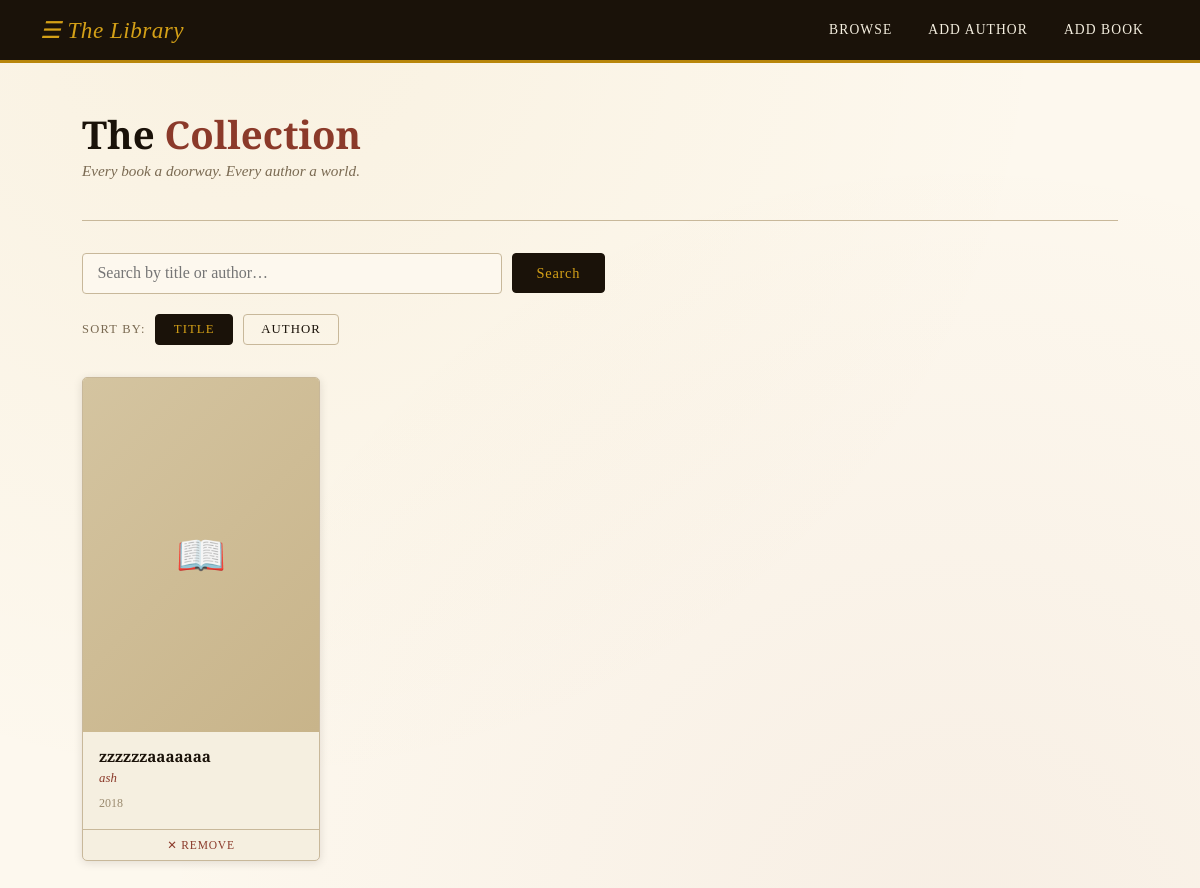
Before: / with the older database file.
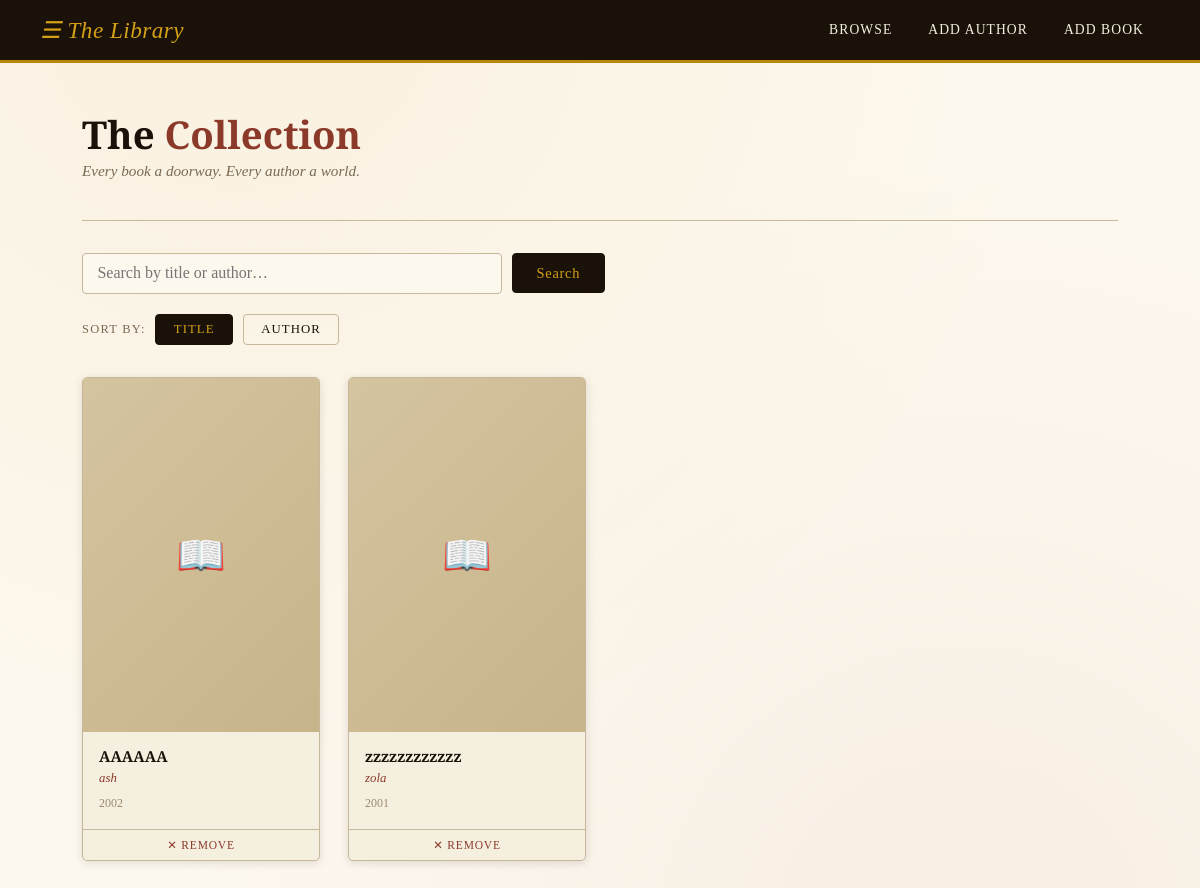
After: the same page with the newer database file.
### data_models.py (models this page shows, shortened)
class Book(db.Model):
    __tablename__ = 'books'
    id = db.Column(db.Integer, primary_key=True, autoincrement=True)
    isbn = db.Column(db.String(13), nullable=False, unique=True)
    title = db.Column(db.String(200), nullable=False)
    publication_year = db.Column(db.Integer, nullable=True)
    author_id = db.Column(
        db.Integer, db.ForeignKey('authors.id'), nullable=False
    )
    author = db.relationship('Author', backref=db.backref('books', lazy=True))

class Author(db.Model):
    __tablename__ = 'authors'
    id = db.Column(db.Integer, primary_key=True, autoincrement=True)
    name = db.Column(db.String(100), nullable=False)
    birth_date = db.Column(db.Date, nullable=True)
    date_of_death = db.Column(db.Date, nullable=True)

### app.py (the view)
@app.route('/')
def home():
    sort = request.args.get('sort', 'title')
    search = request.args.get('q', '').strip()
    query = db.session.query(Book).outerjoin(Author)
    if search:
        pattern = f'%{search}%'
        query = query.filter(
            db.or_(Book.title.ilike(pattern), Author.name.ilike(pattern))
        )
    if sort == 'author':
        query = query.order_by(Author.name.asc(), Book.title.asc())
    else:
        query = query.order_by(Book.title.asc())
    books = query.all()
    return render_template('home.html', books=books, sort=sort, search=search)

### templates/home.html (shortened to what this page needs)
{% extends "base.html" %}
{% block content %}
<h1 class="page-title">The <span>Collection</span></h1>
<p class="page-subtitle">Every book a doorway. Every author a world.</p>
<hr class="divider" />
<form class="search-bar" method="GET" action="/">
  <input class="search-input" type="text" name="q" value="{{ search }}"
         placeholder="Search by title or author…" />
  <button type="submit" class="btn btn-primary btn-search">Search</button>
</form>
<div class="sort-bar">
  <span class="sort-label">Sort by:</span>
  <a href="{{ url_for('home', sort='title', q=search) }}"
     class="btn btn-ghost btn-sort {% if sort == 'title' %}active{% endif %}">
    Title
  </a>
  <a href="{{ url_for('home', sort='author', q=search) }}"
     class="btn btn-ghost btn-sort {% if sort == 'author' %}active{% endif %}">
    Author
  </a>
</div>
{% if books %}
  <div class="book-grid">
    {% for book in books %}
    <div class="book-card">
      {% if book.isbn %}
        <div class="book-cover-placeholder" style="display:none;">📖</div>
      {% else %}
        <div class="book-cover-placeholder">📖</div>
      {% endif %}
      <div class="book-info">
        <div class="book-title">{{ book.title }}</div>
        <div class="book-author">{{ book.author.name if book.author else 'Unknown Author' }}</div>
        {% if book.publication_year %}
          <div class="book-year">{{ book.publication_year }}</div>
        {% endif %}
      </div>
      <form method="POST" action="{{ url_for('delete_book', book_id=book.id) }}">
        <button type="submit" class="btn-delete"
                onclick="return confirm('Remove this book from the library?')">
          ✕ Remove
        </button>
      </form>
    </div>
    {% endfor %}
  </div>
{% elif search %}
  <div class="empty-state">
    <p>No books found matching "{{ search }}".</p>
    <a href="{{ url_for('home', sort=sort) }}" class="btn btn-ghost">Clear search</a>
  </div>
{% else %}
  <div class="empty-state">
    <p>The shelves are bare — no books yet.</p>
    <a href="/add_author" class="btn btn-primary">Add an Author first</a>
  </div>
{% endif %}
{% endblock %}

### templates/base.html (shortened to what this page needs)
<!DOCTYPE html>
<html lang="en">
<head>
</head>
<body>
  <nav>
    <a class="nav-brand" href="/">&#9776; The Library</a>
    <div class="nav-links">
      <a href="/">Browse</a>
      <a href="/add_author">Add Author</a>
      <a href="/add_book">Add Book</a>
    </div>
  </nav>
  <div class="page">
    {% block content %}{% endblock %}
  </div>
</body>
</html>

### templates/base.html (style rules this page uses)
*, *::before, *::after { box-sizing: border-box; margin: 0; padding: 0; }
:root { --ink: #1a1209; --parchment:#f5efe0; --cream: #fdf8ee; --gold: #b8860b; --gold-lt: #d4a017; --rust: #8b3a2a; --sage: #4a5e48; --border: #c8b89a; --shadow: rgba(26,18,9,0.12); }
body { font-family: 'Source Serif 4', Georgia, serif; background: var(--cream); color: var(--ink); min-height: 100vh; background-image: radial-gradient(ellipse at 20% 0%, rgba(184,134,11,0.06) 0%, transparent 60%), radial-gradient(ellipse at 80% 100%, rgba(139,58,42,0.05) 0%, transparent 60%); }
nav { background: var(--ink); padding: 0 2.5rem; display: flex; align-items: center; justify-content: space-between; border-bottom: 3px solid var(--gold); }
.nav-brand { font-family: 'Playfair Display', serif; font-size: 1.45rem; font-style: italic; color: var(--gold-lt); padding: 1rem 0; text-decoration: none; letter-spacing: 0.02em; }
.nav-links { display: flex; gap: 0.25rem; }
.nav-links a { color: var(--parchment); text-decoration: none; font-size: 0.85rem; letter-spacing: 0.08em; text-transform: uppercase; padding: 0.5rem 1rem; border-radius: 3px; transition: background 0.2s, color 0.2s; }
.page { max-width: 1100px; margin: 0 auto; padding: 3rem 2rem 5rem; }
.page-title { font-family: 'Playfair Display', serif; font-size: 2.4rem; font-weight: 700; color: var(--ink); margin-bottom: 0.3rem; line-height: 1.2; }
.page-title span { color: var(--rust); }
.page-subtitle { font-size: 0.95rem; color: #7a6a52; margin-bottom: 2.5rem; font-style: italic; }
.divider { border: none; border-top: 1px solid var(--border); margin: 1.5rem 0 2rem; }
input[type="text"], input[type="number"], input[type="date"], select { width: 100%; padding: 0.65rem 0.9rem; border: 1px solid var(--border); border-radius: 4px; background: var(--cream); font-family: 'Source Serif 4', serif; font-size: 1rem; color: var(--ink); transition: border-color 0.2s, box-shadow 0.2s; appearance: none; }
.btn { display: inline-block; padding: 0.7rem 2rem; border: none; border-radius: 4px; font-family: 'Source Serif 4', serif; font-size: 0.9rem; cursor: pointer; letter-spacing: 0.05em; transition: all 0.2s; text-decoration: none; }
.btn-primary { background: var(--ink); color: var(--gold-lt); border: 1px solid var(--ink); }
.btn-ghost { background: transparent; color: var(--ink); border: 1px solid var(--border); }
.btn-sort { padding: 0.45rem 1.1rem; font-size: 0.8rem; letter-spacing: 0.08em; text-transform: uppercase; }
.btn-sort.active { background: var(--ink); color: var(--gold-lt); border-color: var(--ink); }
.search-bar { display: flex; align-items: center; gap: 0.6rem; margin-bottom: 1.25rem; flex-wrap: wrap; }
.search-input { flex: 1; min-width: 200px; max-width: 420px; }
.btn-search { padding: 0.65rem 1.5rem; }
.sort-bar { display: flex; align-items: center; gap: 0.6rem; margin-bottom: 2rem; flex-wrap: wrap; }
.sort-label { font-size: 0.78rem; letter-spacing: 0.1em; text-transform: uppercase; color: #7a6a52; }
.book-grid { display: grid; grid-template-columns: repeat(auto-fill, minmax(200px, 1fr)); gap: 1.75rem; }
.book-card { background: var(--parchment); border: 1px solid var(--border); border-radius: 5px; overflow: hidden; box-shadow: 0 2px 10px var(--shadow); transition: transform 0.2s, box-shadow 0.2s; display: flex; flex-direction: column; }
.book-cover-placeholder { width: 100%; aspect-ratio: 2/3; background: linear-gradient(135deg, #d4c4a0 0%, #c8b48a 100%); display: flex; align-items: center; justify-content: center; font-size: 2.5rem; }
.book-info { padding: 0.9rem 1rem 1.1rem; flex: 1; display: flex; flex-direction: column; gap: 0.25rem; }
.book-title { font-family: 'Playfair Display', serif; font-size: 0.95rem; font-weight: 700; line-height: 1.35; color: var(--ink); }
.book-author { font-size: 0.8rem; color: var(--rust); font-style: italic; }
.book-year { font-size: 0.75rem; color: #9a8a6e; margin-top: auto; padding-top: 0.4rem; }
.btn-delete { display: block; width: 100%; padding: 0.5rem; font-family: 'Source Serif 4', serif; font-size: 0.72rem; letter-spacing: 0.07em; text-transform: uppercase; color: var(--rust); background: transparent; border: none; border-top: 1px solid var(--border); cursor: pointer; transition: background 0.2s, color 0.2s; }

Changed rows visible on the page:
added Book: title "AAAAAA", author "ash", publication_year "2002"
changed Book: title "zzzzzzaaaaaaa" → "zzzzzzzzzzzz"; author "ash" → "zola"; publication_year "2018" → "2001"
